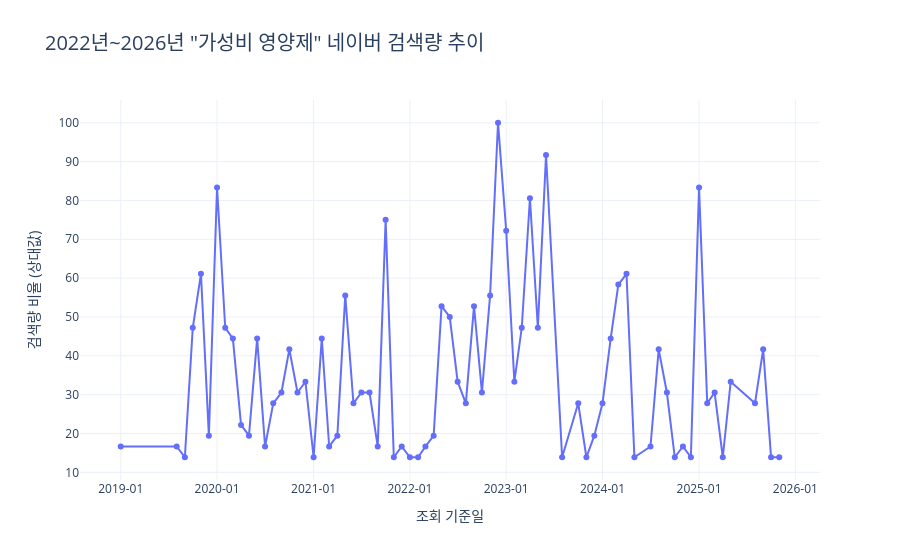

Notebook source saved alongside this figure:
### Code cell
#KW: 가성비 영양제

import json
import requests
import pandas as pd
import plotly.express as px

# 1. 네이버 개발자 센터에서 발급받은 API 키 입력
CLIENT_ID = "iQYuA4jIAZWE78ZCH4p9" # 이미지 속 Client ID 입력
CLIENT_SECRET = "7MP3lY3dzz" # 이미지 속 Client Secret 입력 # 여기에 발급받은 Client Secret을 넣으세요

# 2. API 엔드포인트 설정
url = "https://openapi.naver.com/v1/datalab/search"

# 3. 요청 헤더 설정
headers = {
    "X-Naver-Client-Id": CLIENT_ID,
    "X-Naver-Client-Secret": CLIENT_SECRET,
    "Content-Type": "application/json"
}

# 4. 요청 파라미터 (2023년 ~ 2026년 데이터 설정)
body = {
    "startDate": "2019-01-01",
    "endDate": "2026-01-01",          # 2026년 현재 시점 반영
    "timeUnit": "month",               # 추이를 보기 쉽게 '월간'으로 설정
    "keywordGroups": [
        {
            "groupName": "가성비 영양제",
            "keywords": ["가성비 영양제"]
        }
    ]
}

# 5. API 요청 보내기
response = requests.post(url, headers=headers, data=json.dumps(body))

# 6. 데이터 가공 및 Plotly 시각화
if response.status_code == 200:
    res_json = response.json()
    
    # 결과 데이터에서 날짜와 비율(검색량) 추출
    data_list = res_json['results'][0]['data']
    
    # 판다스 데이터프레임으로 변환
    df = pd.DataFrame(data_list)
    df.columns = ['날짜', '검색량_비율']
    
    # Plotly가 날짜 축을 올바르게 인식하도록 데이터 타입 변환
    df['날짜'] = pd.to_datetime(df['날짜'])
    
    print("🎉 데이터 가져오기 성공!")
    print(df) # 상위 5개 데이터 미리보기

    # 🚨 본인의 데이터프레임 변수명에 맞게 설정하세요 (예: df_search, df_trend 등)
    target_df = df 
    
    # 지정된 규칙과 조건에 맞춘 CSV 저장 코드
    output_filename = "가성비영양제KW.csv" # 필요시 파일명 변경 가능
    target_df.to_csv(output_filename, index=False, encoding="utf-8-sig")
    
    print(f"💾 성공적으로 파일이 저장되었습니다! 파일명: {output_filename}")
    
    # 7. Plotly를 이용한 인터랙티브 라인 차트 생성
    fig = px.line(
        df, 
        x='날짜', 
        y='검색량_비율', 
        title='2022년~2026년 "가성비 영양제" 네이버 검색량 추이',
        labels={'날짜': '조회 기준일', '검색량_비율': '검색량 비율 (상대값)'},
        markers=True # 데이터 포인트마다 점 표시
    )
    
    # 그래프 스타일 및 레이아웃 미세 조정
    fig.update_layout(
        title_font_size=20,
        xaxis_tickformat='%Y-%m', # X축 날짜 형식을 '년-월'로 지정
        template='plotly_white',  # 깔끔한 흰색 배경 테마
        hovermode='x unified'     # 마우스를 올렸을 때 해당 시점의 데이터 팝업 강조
    )
    
    # Jupyter Notebook에 그래프 출력
    fig.show()

else:
    print(f"❌ API 요청 실패 (에러 코드: {response.status_code})")
    print(response.text)

### Figure 1 — Plotly figure (JSON) as saved in the notebook; plotly's stock layout.template omitted (floating-point values rounded to 4 significant figures)
{"data": [{"hovertemplate": "조회 기준일=%{x}<br>검색량 비율 (상대값)=%{y}<extra></extra>", "legendgroup": "", "line": {"color": "#636efa", "dash": "solid"}, "marker": {"symbol": "circle"}, "mode": "lines+markers", "name": "", "orientation": "v", "showlegend": false, "type": "scatter", "x": ["2019-01-01T00:00:00.000000000", "2019-08-01T00:00:00.000000000", "2019-09-01T00:00:00.000000000", "2019-10-01T00:00:00.000000000", "2019-11-01T00:00:00.000000000", "2019-12-01T00:00:00.000000000", "2020-01-01T00:00:00.000000000", "2020-02-01T00:00:00.000000000", "2020-03-01T00:00:00.000000000", "2020-04-01T00:00:00.000000000", "2020-05-01T00:00:00.000000000", "2020-06-01T00:00:00.000000000", "2020-07-01T00:00:00.000000000", "2020-08-01T00:00:00.000000000", "2020-09-01T00:00:00.000000000", "2020-10-01T00:00:00.000000000", "2020-11-01T00:00:00.000000000", "2020-12-01T00:00:00.000000000", "2021-01-01T00:00:00.000000000", "2021-02-01T00:00:00.000000000", "2021-03-01T00:00:00.000000000", "2021-04-01T00:00:00.000000000", "2021-05-01T00:00:00.000000000", "2021-06-01T00:00:00.000000000", "2021-07-01T00:00:00.000000000", "2021-08-01T00:00:00.000000000", "2021-09-01T00:00:00.000000000", "2021-10-01T00:00:00.000000000", "2021-11-01T00:00:00.000000000", "2021-12-01T00:00:00.000000000", "2022-01-01T00:00:00.000000000", "2022-02-01T00:00:00.000000000", "2022-03-01T00:00:00.000000000", "2022-04-01T00:00:00.000000000", "2022-05-01T00:00:00.000000000", "2022-06-01T00:00:00.000000000", "2022-07-01T00:00:00.000000000", "2022-08-01T00:00:00.000000000", "2022-09-01T00:00:00.000000000", "2022-10-01T00:00:00.000000000", "2022-11-01T00:00:00.000000000", "2022-12-01T00:00:00.000000000", "2023-01-01T00:00:00.000000000", "2023-02-01T00:00:00.000000000", "2023-03-01T00:00:00.000000000", "2023-04-01T00:00:00.000000000", "2023-05-01T00:00:00.000000000", "2023-06-01T00:00:00.000000000", "2023-08-01T00:00:00.000000000", "2023-10-01T00:00:00.000000000", "2023-11-01T00:00:00.000000000", "2023-12-01T00:00:00.000000000", "2024-01-01T00:00:00.000000000", "2024-02-01T00:00:00.000000000", "2024-03-01T00:00:00.000000000", "2024-04-01T00:00:00.000000000", "2024-05-01T00:00:00.000000000", "2024-07-01T00:00:00.000000000", "2024-08-01T00:00:00.000000000", "2024-09-01T00:00:00.000000000", "2024-10-01T00:00:00.000000000", "2024-11-01T00:00:00.000000000", "2024-12-01T00:00:00.000000000", "2025-01-01T00:00:00.000000000", "2025-02-01T00:00:00.000000000", "2025-03-01T00:00:00.000000000", "2025-04-01T00:00:00.000000000", "2025-05-01T00:00:00.000000000", "2025-08-01T00:00:00.000000000", "2025-09-01T00:00:00.000000000", "2025-10-01T00:00:00.000000000", "2025-11-01T00:00:00.000000000"], "xaxis": "x", "y": [16.67, 16.67, 13.89, 47.22, 61.11, 19.44, 83.33, 47.22, 44.44, 22.22, 19.44, 44.44, 16.67, 27.78, 30.56, 41.67, 30.56, 33.33, 13.89, 44.44, 16.67, 19.44, 55.56, 27.78, 30.56, 30.56, 16.67, 75.0, 13.89, 16.67, 13.89, 13.89, 16.67, 19.44, 52.78, 50.0, 33.33, 27.78, 52.78, 30.56, 55.56, 100.0, 72.22, 33.33, 47.22, 80.56, 47.22, 91.67, 13.89, 27.78, 13.89, 19.44, 27.78, 44.44, 58.33, 61.11, 13.89, 16.67, 41.67, 30.56, 13.89, 16.67, 13.89, 83.33, 27.78, 30.56, 13.89, 33.33, 27.78, 41.67, 13.89, 13.89], "yaxis": "y"}], "layout": {"hovermode": "x unified", "legend": {"tracegroupgap": 0}, "title": {"font": {"size": 20}, "text": "2022년~2026년 \"가성비 영양제\" 네이버 검색량 추이"}, "xaxis": {"anchor": "y", "domain": [0, 1], "tickformat": "%Y-%m", "title": {"text": "조회 기준일"}}, "yaxis": {"anchor": "x", "domain": [0, 1], "title": {"text": "검색량 비율 (상대값)"}}}}
